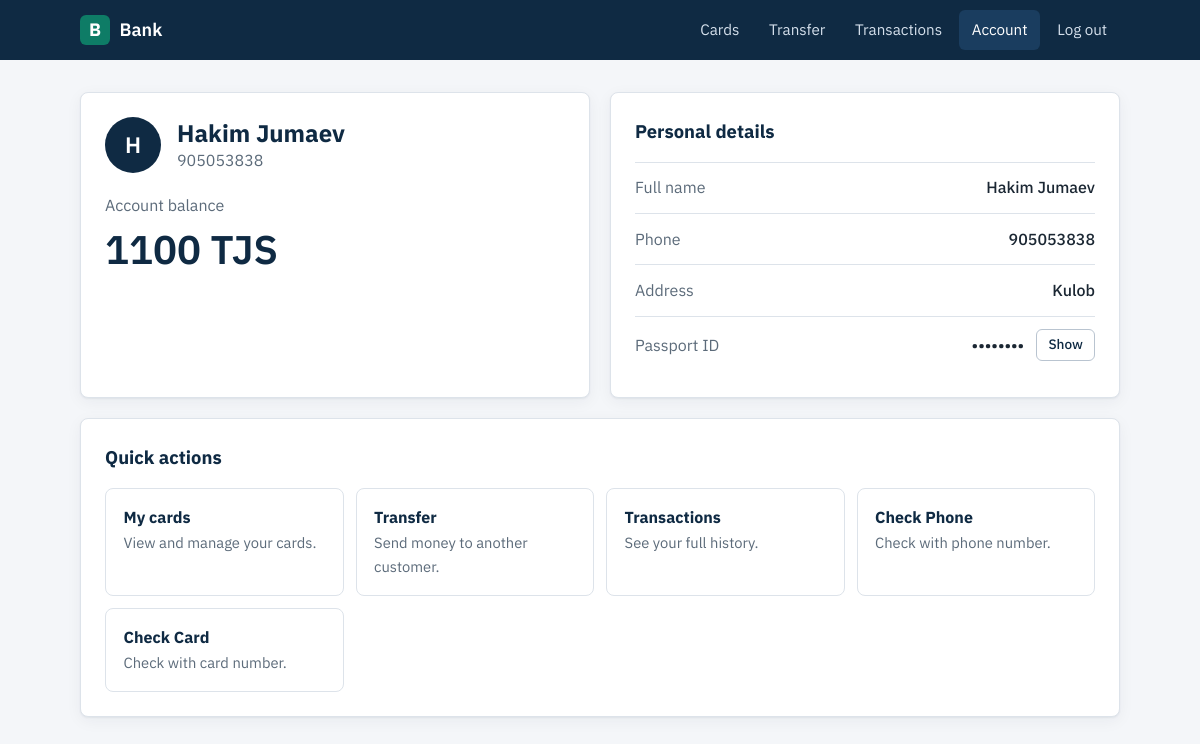
The page /acc/detail/2 (signed in) on the database its author committed.
### bank_system/models.py (models this page shows)
class Account(models.Model):
    firstname = models.CharField(max_length=50)
    lastname = models.CharField(max_length=50)
    address = models.CharField( max_length=50)
    passport_id = models.CharField(max_length=50,unique=True)
    balance = models.IntegerField(default=1000)
    user = models.OneToOneField(User , on_delete=models.CASCADE)

class User(AbstractUser):
    username = None
    phone = models.CharField(max_length=50,unique=True)
    USERNAME_FIELD = 'phone'
    REQUIRED_FIELDS = []

### bank_system/views.py (the view)
# urls.py: path('acc/detail/<int:pk>',AccountDetail.as_view(),name = 'acc_detail'),
class AccountDetail(DetailView):
    model = Account
    template_name = 'account_detail.html'
    context_object_name = 'account'
    def get_queryset(self):
        return Account.objects.filter(user = self.request.user)

### bank_system/templates/account_detail.html (shortened to what this page needs)
<!DOCTYPE html>
<html lang="en">
<head>
</head>
<body>
    <header class="topbar">
        <div class="topbar-inner">
            <a class="brand" href="{% url 'cards' %}"><span class="brand-mark">B</span> Bank</a>
            <nav class="nav" aria-label="Main">
                <a href="{% url 'cards' %}">Cards</a>
                <a href="{% url 'transfer' %}">Transfer</a>
                <a href="{% url 'transactions' %}">Transactions</a>
                <a href="{% url 'acc_detail' user.pk %}" aria-current="page">Account</a>
                <form method="post" action="{% url 'logout' %}" class="logout-form">{% csrf_token %}<button type="submit">Log out</button></form>
            </nav>
        </div>
    </header>
    <main class="container">
        <div class="layout">
            <section class="panel">
                <div class="profile">
                    <div class="avatar" aria-hidden="true">{{ account.firstname|first|upper }}</div>
                    <div>
                        <h1>{{ account.firstname }} {{ account.lastname }}</h1>
                        <p>{{ account.user.phone }}</p>
                    </div>
                </div>
                <p class="balance-label">Account balance</p>
                <p class="balance">{{ account.balance }} TJS</p>
            </section>
            <section class="panel">
                <h2>Personal details</h2>
                <dl class="detail-list">
                    <div class="row"><dt>Full name</dt><dd>{{ account.firstname }} {{ account.lastname }}</dd></div>
                    <div class="row"><dt>Phone</dt><dd>{{ account.user.phone }}</dd></div>
                    <div class="row"><dt>Address</dt><dd>{{ account.address }}</dd></div>
                    <div class="row">
                        <dt>Passport ID</dt>
                        <dd>
                            <span class="secret" data-value="{{ account.passport_id }}">••••••••</span>
                            <button type="button" class="reveal" aria-pressed="false">Show</button>
                        </dd>
                    </div>
                </dl>
            </section>
            <section class="panel full">
                <h2>Quick actions</h2>
                <div class="tiles" style="grid-template-columns: repeat(auto-fit, minmax(200px, 1fr));">
                    <a class="tile" href="{% url 'cards' %}"><strong>My cards</strong><span>View and manage your cards.</span></a>
                    <a class="tile" href="{% url 'transfer' %}"><strong>Transfer</strong><span>Send money to another customer.</span></a>
                    <a class="tile" href="{% url 'transactions' %}"><strong>Transactions</strong><span>See your full history.</span></a>
                    <a class="tile" href="{% url 'check_phone' %}"><strong>Check Phone</strong><span>Check with phone number.</span></a>
                    <a class="tile" href="{% url 'check_card' %}"><strong>Check Card</strong><span>Check with card number.</span></a>
                </div>
            </section>
        </div>
    </main>
</body>
</html>

### bank_system/templates/account_detail.html (style rules this page uses)
:root { --navy: #0f2a43; --navy-2: #1a3d5f; --ink: #1b2733; --muted: #5c6b7a; --line: #dde3ea; --bg: #f4f6f9; --accent: #0e7c66; --accent-dark: #0a5f4e; }
*, *::before, *::after { box-sizing: border-box; }
body { margin: 0; background: var(--bg); color: var(--ink); line-height: 1.55; font-family: "IBM Plex Sans", system-ui, -apple-system, "Segoe UI", Roboto, sans-serif; font-variant-numeric: tabular-nums; }
.topbar { background: var(--navy); }
.topbar-inner { max-width: 1080px; margin: 0 auto; padding: 0 1.25rem; min-height: 60px; display: flex; align-items: center; justify-content: space-between; gap: 1rem; flex-wrap: wrap; }
.brand { display: flex; align-items: center; gap: .6rem; color: #fff; text-decoration: none; font-weight: 600; font-size: 1.125rem; }
.brand-mark { width: 30px; height: 30px; border-radius: 6px; background: var(--accent); display: grid; place-items: center; font-weight: 700; }
.nav { display: flex; gap: .25rem; flex-wrap: wrap; align-items: center; }
.nav a, .logout-form button { color: #d5e0ec; text-decoration: none; padding: .5rem .8rem; border-radius: 6px; font: inherit; font-size: .95rem; background: none; border: 0; cursor: pointer; }
.nav a:hover, .nav a[aria-current="page"], .logout-form button:hover { background: var(--navy-2); color: #fff; }
.logout-form { margin: 0; }
.container { max-width: 1080px; margin: 0 auto; padding: 2rem 1.25rem 3rem; }
.layout { display: grid; grid-template-columns: 1fr 1fr; gap: 1.25rem; }
.panel { background: #fff; border: 1px solid var(--line); border-radius: 8px; padding: 1.5rem; box-shadow: 0 1px 2px rgba(15, 42, 67, .06), 0 4px 16px rgba(15, 42, 67, .05); }
.panel h2 { margin: 0 0 1rem; color: var(--navy); font-size: 1.15rem; }
.profile { display: flex; align-items: center; gap: 1rem; margin-bottom: 1.25rem; }
.avatar { width: 56px; height: 56px; border-radius: 50%; background: var(--navy); color: #fff; display: grid; place-items: center; font-size: 1.4rem; font-weight: 600; flex: none; }
.profile h1 { margin: 0; color: var(--navy); font-size: 1.5rem; line-height: 1.25; }
.profile p { margin: 0; color: var(--muted); }
.balance-label { color: var(--muted); margin: 0; }
.balance { font-size: 2.5rem; font-weight: 600; color: var(--navy); margin: 0; }
.row { display: flex; justify-content: space-between; align-items: center; gap: 1rem; padding: .8rem 0; border-top: 1px solid var(--line); }
.detail-list { margin: 0; }
.row dt { color: var(--muted); }
.row dd { margin: 0; font-weight: 500; text-align: right; display: flex; align-items: center; gap: .75rem; }
.reveal { border: 1px solid #b9c4d0; background: #fff; color: var(--navy); border-radius: 6px; padding: .25rem .7rem; font: inherit; font-size: .85rem; cursor: pointer; }
.tiles { display: grid; gap: .75rem; }
.tile { display: block; text-decoration: none; color: inherit; border: 1px solid var(--line); border-radius: 8px; padding: 1rem 1.1rem; }
.tile strong { display: block; color: var(--navy); }
.tile span { color: var(--muted); font-size: .92rem; }
.full { grid-column: 1 / -1; }

### rows shown on the page
Account: firstname|first "H", firstname "Hakim", lastname "Jumaev", user.phone "905053838", balance "1100", address "Kulob"
